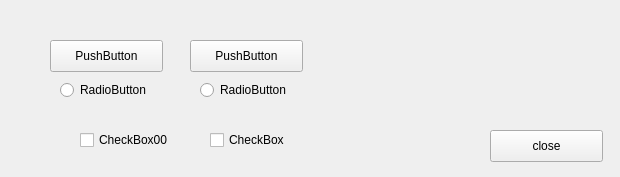
<?xml version="1.0" encoding="UTF-8"?>
<ui version="4.0">
 <class>Form</class>
 <widget class="QWidget" name="Form">
  <property name="geometry">
   <rect>
    <x>0</x>
    <y>0</y>
    <width>620</width>
    <height>177</height>
   </rect>
  </property>
  <property name="windowTitle">
   <string>Form</string>
  </property>
  <widget class="QPushButton" name="pushButton">
   <property name="geometry">
    <rect>
     <x>50</x>
     <y>40</y>
     <width>113</width>
     <height>32</height>
    </rect>
   </property>
   <property name="text">
    <string>PushButton</string>
   </property>
  </widget>
  <widget class="QPushButton" name="pushButton_2">
   <property name="geometry">
    <rect>
     <x>190</x>
     <y>40</y>
     <width>113</width>
     <height>32</height>
    </rect>
   </property>
   <property name="text">
    <string>PushButton</string>
   </property>
  </widget>
  <widget class="QRadioButton" name="radioButton">
   <property name="geometry">
    <rect>
     <x>60</x>
     <y>80</y>
     <width>100</width>
     <height>20</height>
    </rect>
   </property>
   <property name="text">
    <string>RadioButton</string>
   </property>
  </widget>
  <widget class="QRadioButton" name="radioButton_2">
   <property name="geometry">
    <rect>
     <x>200</x>
     <y>80</y>
     <width>100</width>
     <height>20</height>
    </rect>
   </property>
   <property name="text">
    <string>RadioButton</string>
   </property>
  </widget>
  <widget class="QCheckBox" name="checkBox">
   <property name="geometry">
    <rect>
     <x>80</x>
     <y>130</y>
     <width>111</width>
     <height>20</height>
    </rect>
   </property>
   <property name="text">
    <string>CheckBox00</string>
   </property>
  </widget>
  <widget class="QCheckBox" name="checkBox_2">
   <property name="geometry">
    <rect>
     <x>210</x>
     <y>130</y>
     <width>87</width>
     <height>20</height>
    </rect>
   </property>
   <property name="text">
    <string>CheckBox</string>
   </property>
  </widget>
  <widget class="QPushButton" name="pushButton_3">
   <property name="geometry">
    <rect>
     <x>490</x>
     <y>130</y>
     <width>113</width>
     <height>32</height>
    </rect>
   </property>
   <property name="text">
    <string>close</string>
   </property>
  </widget>
 </widget>
 <resources/>
 <connections/>
</ui>
